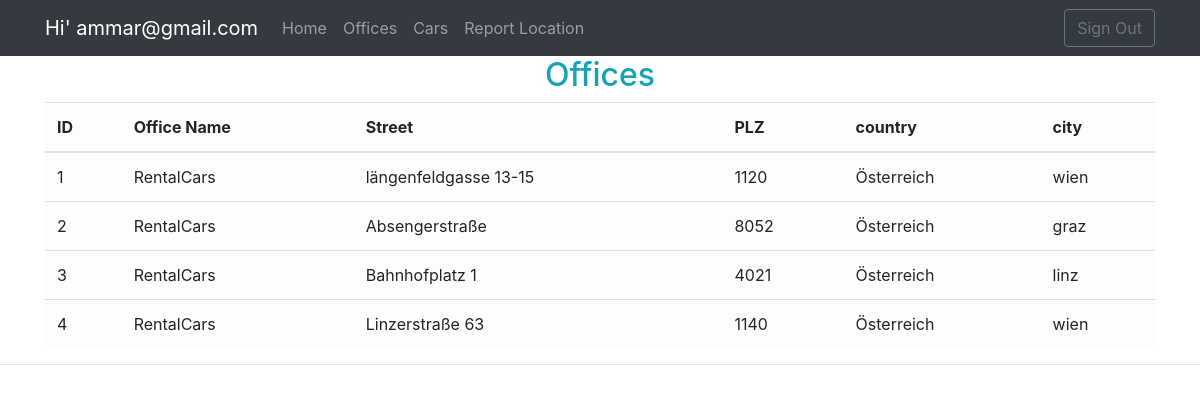
Screenshot of /office_list.php (signed in) with the database file from the repository.
### tables this page shows
CREATE TABLE `user` (
  `user_id` int(11) NOT NULL,
  `userName` varchar(50) DEFAULT NULL,
  `userEmail` varchar(50) DEFAULT NULL,
  `userPass` varchar(255) DEFAULT NULL
);

CREATE TABLE `php_car_rental_agency` (
  `agency_id` int(11) NOT NULL,
  `office_name` varchar(55) DEFAULT NULL,
  `fk_address_id` int(11) DEFAULT NULL,
  `fk_user_id` int(11) DEFAULT NULL
);

CREATE TABLE `address` (
  `address_id` int(11) NOT NULL,
  `street` varchar(100) DEFAULT NULL,
  `zip_code` int(6) DEFAULT NULL,
  `country` varchar(40) DEFAULT NULL,
  `city` varchar(40) DEFAULT NULL
);

### office_list.php (the view, shortened to what this page needs)
<?php
require_once 'dbconnect.php';
$res=mysqli_query($conn, "SELECT * FROM `user` WHERE user_id=".$_SESSION['user']);
$userRow=mysqli_fetch_array($res, MYSQLI_ASSOC);
?>
    <!DOCTYPE html>
    <html>
    <head>
        <link rel="stylesheet" href="https://maxcdn.bootstrapcdn.com/bootstrap/4.0.0/css/bootstrap.min.css">
        <link rel="stylesheet" href="https://use.fontawesome.com/releases/v5.0.12/css/all.css">
        <link rel="stylesheet" href="https://use.fontawesome.com/releases/v5.0.13/css/all.css">
    </head>
    <body>
        <nav class="navbar navbar-expand-lg navbar-dark bg-dark" role="navigation">
            <div class="container">
                <a class="navbar-brand" href="#">Hi' <?php echo $userRow['userEmail']; ?></a>
                   <div class="collapse navbar-collapse" id="exCollapsingNavbar">
            <ul class="nav navbar-nav">
                <li class="nav-item"><a href="home.php" class="nav-link">Home</a></li>
                <li class="nav-item"><a href="office_list.php" class="nav-link">Offices</a></li>
                <li class="nav-item"><a href="cars_list.php" class="nav-link">Cars</a></li>
                <li class="nav-item"><a href="cars_location.php" class="nav-link">Report Location</a></li>
            </ul>
                <ul class="nav navbar-nav flex-row justify-content-between ml-auto">
                    <a href="logout.php?logout">
                        <button type="button" id="dropdownMenu1" class="btn btn-outline-secondary">Sign Out</button>
                    </a>
                </ul>
            </div>
            </div>
        </nav>
        <?php
            $sql = "SELECT `php_car_rental_agency`.`agency_id`,`php_car_rental_agency`.`office_name`,`address`.`street`,`address`.`zip_code`,`address`.`country`,`address`.`city` FROM `php_car_rental_agency` inner join `address` on `php_car_rental_agency`.`fk_address_id` = `address`.`address_id`
";
			$result = mysqli_query($conn,$sql);
           if ($result->num_rows > 0) {
	 echo"	<div class ='container'>
	 <h2 class='text-info text-center'>Offices</h2>
		    <table class='table table-light'>
			  <thead>
			    <tr>
			      <th scope='col'>ID</th>
			      <th scope='col'>Office Name</th>
			      <th scope='col'>Street</th>
			      <th scope='col'>PLZ</th>
                  <th scope='col'>country</th>
                  <th scope='col'>city</th>
			    </tr>
			  </thead>";
		    while($row = mysqli_fetch_array($result)) {
echo"<tr><td>{$row['agency_id']}</td><td>{$row['office_name']}</td><td>{$row['street']}</td><td>{$row['zip_code']}</td><td>{$row['country']}</td><td>{$row['city']}</td></tr>";
		}
		echo "</table></div><hr>";
		} else {
		    echo "0 results";
		}
?>
    </body>
    </html>

### rows the page displays
user: userEmail "ammar@gmail.com"
php_car_rental_agency: agency_id "1", office_name "RentalCars", fk_address.street "längenfeldgasse 13-15", fk_address.zip_code "1120", fk_address.country "Österreich", fk_address.city "wien"
php_car_rental_agency: agency_id "2", office_name "RentalCars", fk_address.street "Absengerstraße", fk_address.zip_code "8052", fk_address.country "Österreich", fk_address.city "graz"
php_car_rental_agency: agency_id "3", office_name "RentalCars", fk_address.street "Bahnhofplatz 1", fk_address.zip_code "4021", fk_address.country "Österreich", fk_address.city "linz"
php_car_rental_agency: agency_id "4", office_name "RentalCars", fk_address.street "Linzerstraße 63", fk_address.zip_code "1140", fk_address.country "Österreich", fk_address.city "wien"
